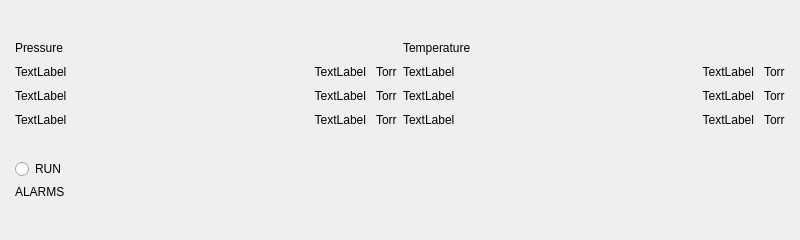
<?xml version="1.0" encoding="UTF-8"?>
<ui version="4.0">
 <class>RunPage</class>
 <widget class="QWidget" name="RunPage">
  <property name="geometry">
   <rect>
    <x>0</x>
    <y>0</y>
    <width>800</width>
    <height>240</height>
   </rect>
  </property>
  <property name="windowTitle">
   <string>Form</string>
  </property>
  <layout class="QVBoxLayout" name="verticalLayout_12" stretch="2,1">
   <property name="leftMargin">
    <number>15</number>
   </property>
   <property name="topMargin">
    <number>15</number>
   </property>
   <property name="rightMargin">
    <number>15</number>
   </property>
   <property name="bottomMargin">
    <number>15</number>
   </property>
   <item>
    <layout class="QHBoxLayout" name="horizontalLayout_3">
     <property name="sizeConstraint">
      <enum>QLayout::SizeConstraint::SetMaximumSize</enum>
     </property>
     <item>
      <layout class="QVBoxLayout" name="verticalLayout">
       <property name="spacing">
        <number>10</number>
       </property>
       <item>
        <widget class="QLabel" name="label_4">
         <property name="sizePolicy">
          <sizepolicy hsizetype="Preferred" vsizetype="Maximum">
           <horstretch>0</horstretch>
           <verstretch>0</verstretch>
          </sizepolicy>
         </property>
         <property name="text">
          <string>Pressure</string>
         </property>
        </widget>
       </item>
       <item>
        <layout class="QHBoxLayout" name="horizontalLayout" stretch="2,1,1">
         <item>
          <layout class="QVBoxLayout" name="verticalLayout_3">
           <item>
            <widget class="QLabel" name="label">
             <property name="sizePolicy">
              <sizepolicy hsizetype="Preferred" vsizetype="Maximum">
               <horstretch>0</horstretch>
               <verstretch>0</verstretch>
              </sizepolicy>
             </property>
             <property name="text">
              <string>TextLabel</string>
             </property>
            </widget>
           </item>
           <item>
            <widget class="QLabel" name="label_3">
             <property name="sizePolicy">
              <sizepolicy hsizetype="Preferred" vsizetype="Maximum">
               <horstretch>0</horstretch>
               <verstretch>0</verstretch>
              </sizepolicy>
             </property>
             <property name="text">
              <string>TextLabel</string>
             </property>
            </widget>
           </item>
           <item>
            <widget class="QLabel" name="label_2">
             <property name="sizePolicy">
              <sizepolicy hsizetype="Preferred" vsizetype="Maximum">
               <horstretch>0</horstretch>
               <verstretch>0</verstretch>
              </sizepolicy>
             </property>
             <property name="text">
              <string>TextLabel</string>
             </property>
            </widget>
           </item>
          </layout>
         </item>
         <item>
          <layout class="QVBoxLayout" name="verticalLayout_6">
           <item>
            <widget class="QLabel" name="label_9">
             <property name="sizePolicy">
              <sizepolicy hsizetype="Preferred" vsizetype="Maximum">
               <horstretch>0</horstretch>
               <verstretch>0</verstretch>
              </sizepolicy>
             </property>
             <property name="text">
              <string>TextLabel</string>
             </property>
             <property name="alignment">
              <set>Qt::AlignmentFlag::AlignRight|Qt::AlignmentFlag::AlignTrailing|Qt::AlignmentFlag::AlignVCenter</set>
             </property>
            </widget>
           </item>
           <item>
            <widget class="QLabel" name="label_11">
             <property name="sizePolicy">
              <sizepolicy hsizetype="Preferred" vsizetype="Maximum">
               <horstretch>0</horstretch>
               <verstretch>0</verstretch>
              </sizepolicy>
             </property>
             <property name="text">
              <string>TextLabel</string>
             </property>
             <property name="alignment">
              <set>Qt::AlignmentFlag::AlignRight|Qt::AlignmentFlag::AlignTrailing|Qt::AlignmentFlag::AlignVCenter</set>
             </property>
            </widget>
           </item>
           <item>
            <widget class="QLabel" name="label_10">
             <property name="sizePolicy">
              <sizepolicy hsizetype="Preferred" vsizetype="Maximum">
               <horstretch>0</horstretch>
               <verstretch>0</verstretch>
              </sizepolicy>
             </property>
             <property name="text">
              <string>TextLabel</string>
             </property>
             <property name="alignment">
              <set>Qt::AlignmentFlag::AlignRight|Qt::AlignmentFlag::AlignTrailing|Qt::AlignmentFlag::AlignVCenter</set>
             </property>
            </widget>
           </item>
          </layout>
         </item>
         <item>
          <layout class="QVBoxLayout" name="verticalLayout_5">
           <property name="sizeConstraint">
            <enum>QLayout::SizeConstraint::SetDefaultConstraint</enum>
           </property>
           <item>
            <widget class="QLabel" name="label_7">
             <property name="sizePolicy">
              <sizepolicy hsizetype="Maximum" vsizetype="Maximum">
               <horstretch>0</horstretch>
               <verstretch>0</verstretch>
              </sizepolicy>
             </property>
             <property name="text">
              <string>Torr</string>
             </property>
            </widget>
           </item>
           <item>
            <widget class="QLabel" name="label_8">
             <property name="sizePolicy">
              <sizepolicy hsizetype="Maximum" vsizetype="Maximum">
               <horstretch>0</horstretch>
               <verstretch>0</verstretch>
              </sizepolicy>
             </property>
             <property name="text">
              <string>Torr</string>
             </property>
            </widget>
           </item>
           <item>
            <widget class="QLabel" name="label_6">
             <property name="sizePolicy">
              <sizepolicy hsizetype="Maximum" vsizetype="Maximum">
               <horstretch>0</horstretch>
               <verstretch>0</verstretch>
              </sizepolicy>
             </property>
             <property name="text">
              <string>Torr</string>
             </property>
            </widget>
           </item>
          </layout>
         </item>
        </layout>
       </item>
      </layout>
     </item>
     <item>
      <layout class="QVBoxLayout" name="verticalLayout_2">
       <property name="spacing">
        <number>10</number>
       </property>
       <item>
        <widget class="QLabel" name="label_5">
         <property name="sizePolicy">
          <sizepolicy hsizetype="Preferred" vsizetype="Maximum">
           <horstretch>0</horstretch>
           <verstretch>0</verstretch>
          </sizepolicy>
         </property>
         <property name="text">
          <string>Temperature</string>
         </property>
        </widget>
       </item>
       <item>
        <layout class="QHBoxLayout" name="horizontalLayout_2" stretch="2,1,1">
         <item>
          <layout class="QVBoxLayout" name="verticalLayout_8">
           <item>
            <widget class="QLabel" name="label_12">
             <property name="sizePolicy">
              <sizepolicy hsizetype="Preferred" vsizetype="Maximum">
               <horstretch>0</horstretch>
               <verstretch>0</verstretch>
              </sizepolicy>
             </property>
             <property name="text">
              <string>TextLabel</string>
             </property>
            </widget>
           </item>
           <item>
            <widget class="QLabel" name="label_13">
             <property name="sizePolicy">
              <sizepolicy hsizetype="Preferred" vsizetype="Maximum">
               <horstretch>0</horstretch>
               <verstretch>0</verstretch>
              </sizepolicy>
             </property>
             <property name="text">
              <string>TextLabel</string>
             </property>
            </widget>
           </item>
           <item>
            <widget class="QLabel" name="label_14">
             <property name="sizePolicy">
              <sizepolicy hsizetype="Preferred" vsizetype="Maximum">
               <horstretch>0</horstretch>
               <verstretch>0</verstretch>
              </sizepolicy>
             </property>
             <property name="text">
              <string>TextLabel</string>
             </property>
            </widget>
           </item>
          </layout>
         </item>
         <item>
          <layout class="QVBoxLayout" name="verticalLayout_9">
           <item>
            <widget class="QLabel" name="label_15">
             <property name="sizePolicy">
              <sizepolicy hsizetype="Preferred" vsizetype="Maximum">
               <horstretch>0</horstretch>
               <verstretch>0</verstretch>
              </sizepolicy>
             </property>
             <property name="text">
              <string>TextLabel</string>
             </property>
             <property name="alignment">
              <set>Qt::AlignmentFlag::AlignRight|Qt::AlignmentFlag::AlignTrailing|Qt::AlignmentFlag::AlignVCenter</set>
             </property>
            </widget>
           </item>
           <item>
            <widget class="QLabel" name="label_16">
             <property name="sizePolicy">
              <sizepolicy hsizetype="Preferred" vsizetype="Maximum">
               <horstretch>0</horstretch>
               <verstretch>0</verstretch>
              </sizepolicy>
             </property>
             <property name="text">
              <string>TextLabel</string>
             </property>
             <property name="alignment">
              <set>Qt::AlignmentFlag::AlignRight|Qt::AlignmentFlag::AlignTrailing|Qt::AlignmentFlag::AlignVCenter</set>
             </property>
            </widget>
           </item>
           <item>
            <widget class="QLabel" name="label_17">
             <property name="sizePolicy">
              <sizepolicy hsizetype="Preferred" vsizetype="Maximum">
               <horstretch>0</horstretch>
               <verstretch>0</verstretch>
              </sizepolicy>
             </property>
             <property name="text">
              <string>TextLabel</string>
             </property>
             <property name="alignment">
              <set>Qt::AlignmentFlag::AlignRight|Qt::AlignmentFlag::AlignTrailing|Qt::AlignmentFlag::AlignVCenter</set>
             </property>
            </widget>
           </item>
          </layout>
         </item>
         <item>
          <layout class="QVBoxLayout" name="verticalLayout_10">
           <property name="sizeConstraint">
            <enum>QLayout::SizeConstraint::SetDefaultConstraint</enum>
           </property>
           <item>
            <widget class="QLabel" name="label_18">
             <property name="sizePolicy">
              <sizepolicy hsizetype="Maximum" vsizetype="Maximum">
               <horstretch>0</horstretch>
               <verstretch>0</verstretch>
              </sizepolicy>
             </property>
             <property name="text">
              <string>Torr</string>
             </property>
            </widget>
           </item>
           <item>
            <widget class="QLabel" name="label_19">
             <property name="sizePolicy">
              <sizepolicy hsizetype="Maximum" vsizetype="Maximum">
               <horstretch>0</horstretch>
               <verstretch>0</verstretch>
              </sizepolicy>
             </property>
             <property name="text">
              <string>Torr</string>
             </property>
            </widget>
           </item>
           <item>
            <widget class="QLabel" name="label_20">
             <property name="sizePolicy">
              <sizepolicy hsizetype="Maximum" vsizetype="Maximum">
               <horstretch>0</horstretch>
               <verstretch>0</verstretch>
              </sizepolicy>
             </property>
             <property name="text">
              <string>Torr</string>
             </property>
            </widget>
           </item>
          </layout>
         </item>
        </layout>
       </item>
      </layout>
     </item>
    </layout>
   </item>
   <item>
    <layout class="QVBoxLayout" name="verticalLayout_11">
     <item>
      <widget class="QRadioButton" name="HMI_bRun">
       <property name="text">
        <string>RUN</string>
       </property>
      </widget>
     </item>
     <item>
      <widget class="QLabel" name="label_21">
       <property name="sizePolicy">
        <sizepolicy hsizetype="Preferred" vsizetype="Maximum">
         <horstretch>0</horstretch>
         <verstretch>0</verstretch>
        </sizepolicy>
       </property>
       <property name="text">
        <string>ALARMS</string>
       </property>
      </widget>
     </item>
    </layout>
   </item>
  </layout>
 </widget>
 <resources/>
 <connections/>
</ui>
